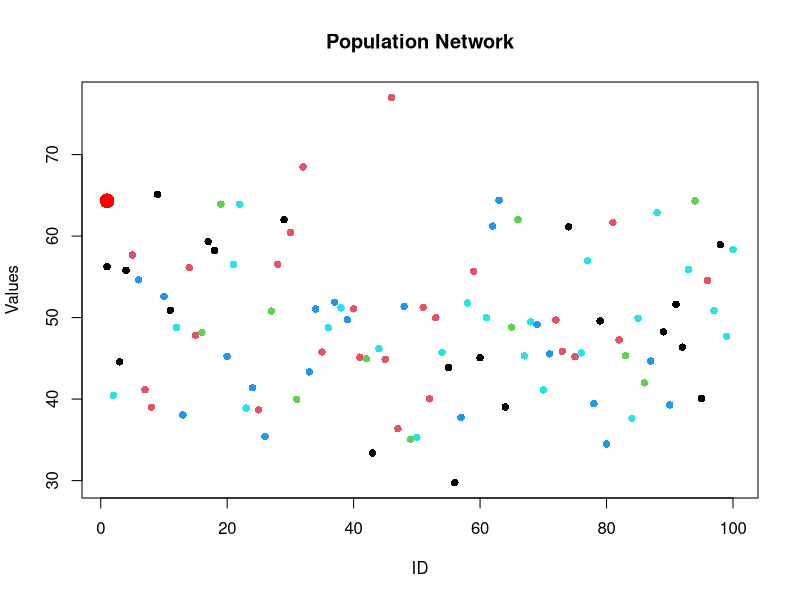
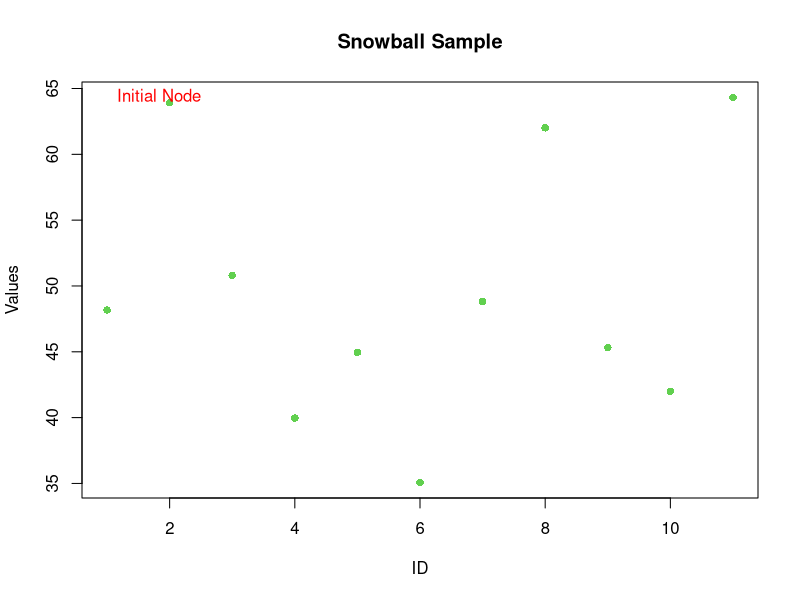

The R script that drew these images, in order:
# Set a seed for reproducibility
set.seed(42)

# Generate a synthetic network-based dataset
# In this example, we'll create a dataset with clusters representing different social circles
population <- data.frame(
  ID = 1:100,
  Cluster = sample(1:5, size = 100, replace = TRUE),
  Values = rnorm(100, mean = 50, sd = 10)
)

# Function to perform snowball sampling
snowball_sampling <- function(network, initial_nodes, depth) {
  sampled_nodes <- initial_nodes
  for (i in 1:depth) {
    neighbors <- unique(unlist(sapply(sampled_nodes, function(node) {
      network$ID[network$Cluster == network$Cluster[node]]
    })))
    sampled_nodes <- unique(c(sampled_nodes, neighbors))
  }
  return(network[network$ID %in% sampled_nodes, ])
}

# Perform snowball sampling starting from a randomly selected node
depth_of_sampling <- 2
initial_node <- sample(population$ID, 1)
snowball_sample <- snowball_sampling(population, initial_node, depth_of_sampling)

# Plot the population network
plot(population$Values, col = population$Cluster, pch = 16, main = "Population Network", xlab = "ID", ylab = "Values")

# Highlight the initial node
points(population$Values[population$ID == initial_node], col = "red", pch = 16, cex = 2)

# Plot the snowball sample
plot(snowball_sample$Values, col = snowball_sample$Cluster, pch = 16, main = "Snowball Sample", xlab = "ID", ylab = "Values")

# Add text to label the initial node
text(population$Values[population$ID == initial_node], label = "Initial Node", pos = 4, col = "red")
